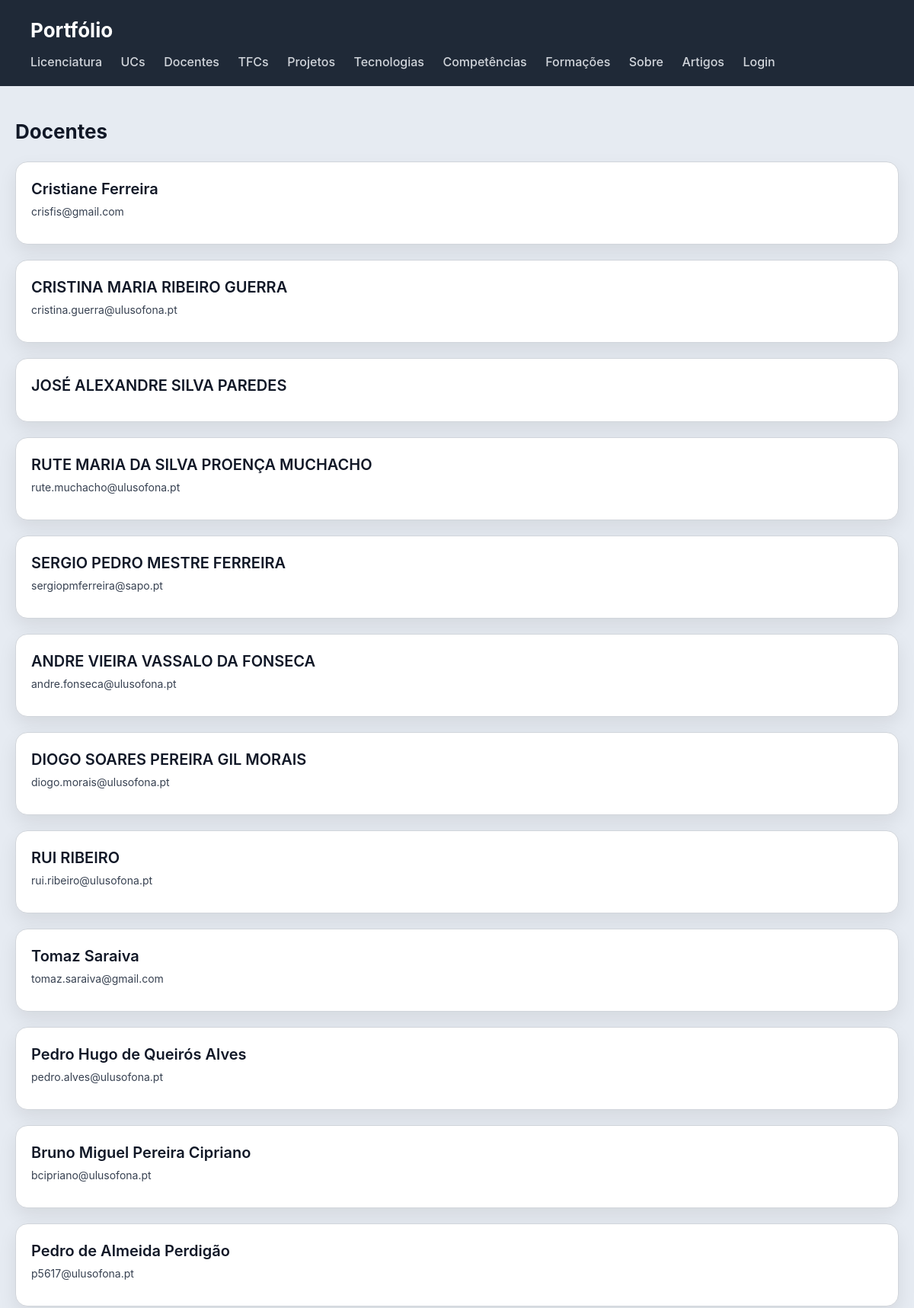
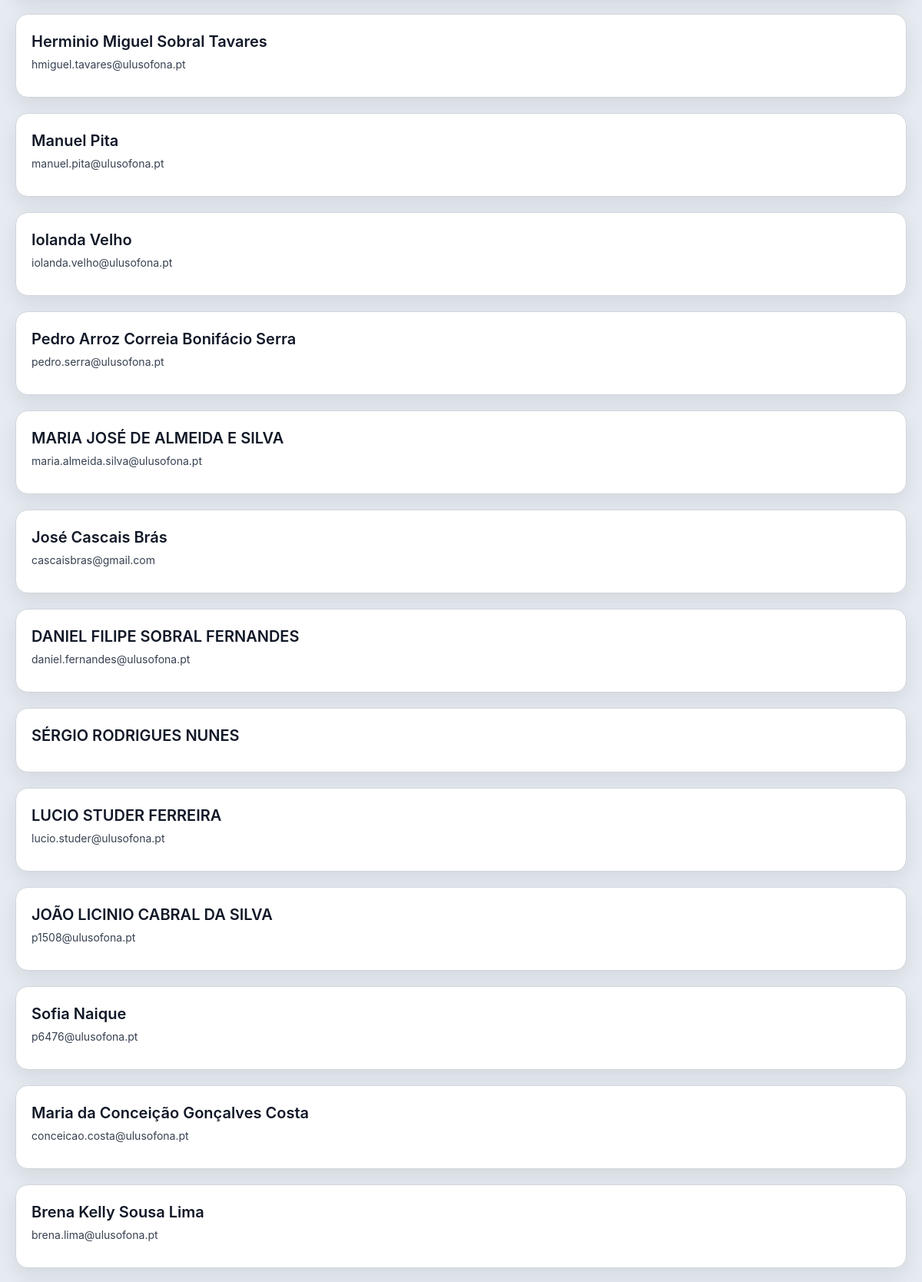
/docentes/ (upper part), run on the app's committed database (2 pictures, top to bottom).
### portfolio/models.py (models this page shows, shortened)
class Docente(models.Model):
    nome = models.CharField(max_length=150)
    email = models.EmailField(blank=True)

### portfolio/views.py (the view)
# urls.py: path('docentes/', views.docentes_view, name='docentes_view'),
def docentes_view(request):
    docentes = Docente.objects.prefetch_related('licenciaturas').all()
    return render(request, 'portfolio/docentes.html', {'docentes': docentes})

### portfolio/context_processors.py (called while the page is built)
def is_gestor(request):
    context = {"is_gestor": False, "is_autor": False}
    if request.user.is_authenticated:
        context["is_gestor"] = request.user.groups.filter(name="gestor-portfolio").exists()
        context["is_autor"] = request.user.groups.filter(name="autores").exists()
    return context

### portfolio/templates/portfolio/docentes.html
{% extends "portfolio/base.html" %}
{% block content %}
<h2>Docentes</h2>
<section>
    {% for docente in docentes %}
    <article>
        <header>
            <h3>{{ docente.nome }}</h3>
            {% if docente.email %}<p>{{ docente.email }}</p>{% endif %}
        </header>
    </article>
    {% endfor %}
</section>
{% endblock %}

### portfolio/static/portfolio/styles.css (style rules this page uses)
* { box-sizing: border-box; margin: 0; padding: 0; }
html, body { height: 100%; }
body { font-family: "Inter", "Segoe UI", system-ui, -apple-system, sans-serif; background: #e6ebf2; color: #111827; line-height: 1.5; display: flex; flex-direction: column; }
h2 { margin-bottom: 20px; font-size: 26px; }
section { width: 100%; }
section > article { background: white; padding: 20px; border-radius: 16px; border: 1px solid #d1d5db; box-shadow: 0 10px 25px rgba(0,0,0,0.08); transition: all 0.25s ease; margin-bottom: 20px; width: 100%; }
article > header { margin-bottom: 12px; }
article > header > h3 { font-size: 20px; font-weight: 600; margin-bottom: 4px; }
article > header > p { font-size: 14px; color: #374151; }

### data on the page
Docente: nome "Cristiane Ferreira", email "crisfis@gmail.com"
Docente: nome "CRISTINA MARIA RIBEIRO GUERRA", email "cristina.guerra@ulusofona.pt"
Docente: nome "JOSÉ ALEXANDRE SILVA PAREDES"
Docente: nome "RUTE MARIA DA SILVA PROENÇA MUCHACHO", email "rute.muchacho@ulusofona.pt"
Docente: nome "SERGIO PEDRO MESTRE FERREIRA", email "sergiopmferreira@sapo.pt"
Docente: nome "ANDRE VIEIRA VASSALO DA FONSECA", email "andre.fonseca@ulusofona.pt"
Docente: nome "DIOGO SOARES PEREIRA GIL MORAIS", email "diogo.morais@ulusofona.pt"
Docente: nome "RUI RIBEIRO", email "rui.ribeiro@ulusofona.pt"
Docente: nome "Tomaz Saraiva", email "tomaz.saraiva@gmail.com"
Docente: nome "Pedro Hugo de Queirós Alves", email "pedro.alves@ulusofona.pt"
Docente: nome "Bruno Miguel Pereira Cipriano", email "bcipriano@ulusofona.pt"
Docente: nome "Pedro de Almeida Perdigão", email "p5617@ulusofona.pt"
Docente: nome "Herminio Miguel Sobral Tavares", email "hmiguel.tavares@ulusofona.pt"
Docente: nome "Manuel Pita", email "manuel.pita@ulusofona.pt"
Docente: nome "Iolanda Velho", email "iolanda.velho@ulusofona.pt"
Docente: nome "Pedro Arroz Correia Bonifácio Serra", email "pedro.serra@ulusofona.pt"
Docente: nome "MARIA JOSÉ DE ALMEIDA E SILVA", email "maria.almeida.silva@ulusofona.pt"
Docente: nome "José Cascais Brás", email "cascaisbras@gmail.com"
Docente: nome "DANIEL FILIPE SOBRAL FERNANDES", email "daniel.fernandes@ulusofona.pt"
Docente: nome "SÉRGIO RODRIGUES NUNES"
Docente: nome "LUCIO STUDER FERREIRA", email "lucio.studer@ulusofona.pt"
Docente: nome "JOÃO LICINIO CABRAL DA SILVA", email "p1508@ulusofona.pt"
Docente: nome "Sofia Naique", email "p6476@ulusofona.pt"
Docente: nome "Maria da Conceição Gonçalves Costa", email "conceicao.costa@ulusofona.pt"
Docente: nome "Brena Kelly Sousa Lima", email "brena.lima@ulusofona.pt"
